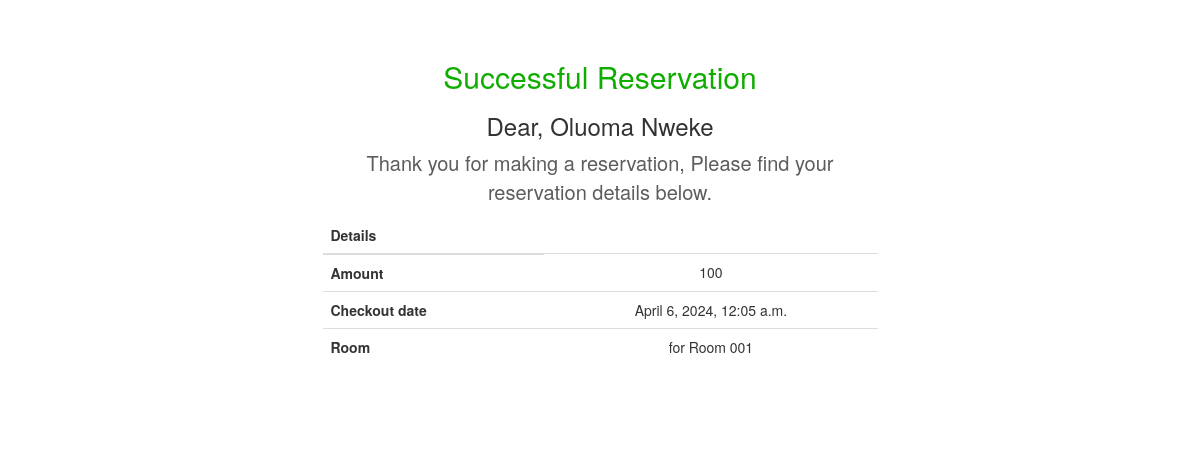
Page /success/ (signed in) on the committed database.
### Customeruser/models.py (models this page shows, shortened)
class CustomBaseuser(AbstractBaseUser, PermissionsMixin):
    email = models.EmailField(_('email address'), unique=True)
    firstname = models.CharField(max_length=150, blank=False)
    lastname = models.CharField(max_length=150, blank=False)
    birth_date = models.DateField(blank=False, null=True)
    joined_date = models.DateTimeField(auto_now_add=True, null=True)
    phone_number = models.IntegerField(blank=False, null=True)
    profile_pic = models.ImageField(upload_to='media/', blank=False, null=True)
    email_verified = models.BooleanField(default=False)
    is_staff = models.BooleanField(default=False)
    is_superuser = models.BooleanField(default=False)
    objects = UserManager()
    USERNAME_FIELD = 'email'
    REQUIRED_FIELDS = ['firstname', 'lastname']

### Payment/models.py (models this page shows, shortened)
class PaymentModel(models.Model):
    user = models.ForeignKey(
        CustomBaseuser, models.CASCADE, null=True, blank=False)
    lastName = models.CharField(max_length=150, blank=False)
    firstName = models.CharField(max_length=150, blank=False)
    reference_id = models.CharField(max_length=150, blank=False)
    amount = models.IntegerField(blank=False)
    description = models.TextField(max_length=150, blank=False)
    paymenttime = models.DateTimeField(auto_now_add=True, null=True)

### reservation/views.py (the view)
# urls.py: path('success/', success_view, name='success'),
@login_required(login_url='login')
def success_view(request):
    basic_user = request.user
    user = CustomBaseuser.objects.get(email=basic_user.email)
    reservation= ReservationModel.objects.last()
    payment = PaymentModel.objects.last()
    checkout_time = reservation.checkInDateandTime  + datetime.timedelta(days=int(reservation.numberofdays))
    print(checkout_time)
    context={'checkout_time':checkout_time,'user':user,'reservation':reservation,'payment':payment}
    return render(request, 'success.html', context)

### templates/success.html (shortened to what this page needs)
<!DOCTYPE html>
<html lang="en">
<head>
    <link href="//maxcdn.bootstrapcdn.com/bootstrap/3.3.0/css/bootstrap.min.css" rel="stylesheet" id="bootstrap-css">
</head>
<body>
    <div class="container">
        <div class="row text-center">
            <div class="col-sm-6 col-sm-offset-3">
                <br><br>
                <h2 style="color:#0fad00">Successful Reservation</h2>
                <h3>Dear, {{user.firstname}} {{user.lastname}}</h3>
                <p style="font-size:20px;color:#5C5C5C;">Thank you for making a reservation, Please find your
                    reservation details below.
                </p>
                <table class="table table-dark">
                    <thead>
                        <tr>
                            <th scope="col">Details</th>
                        </tr>
                    </thead>
                    <tbody>
                        <tr>
                            <th scope="row">Amount</th>
                            <td>{{payment.amount}}</td>
                        </tr>
                        <tr>
                            <th scope="row">Checkout date</th>
                            <td>{{checkout_time}}</td>
                        </tr>
                        <tr>
                            <th scope="row">Room</th>
                            <td>{{payment.description}}</td>
                        </tr>
                    </tbody>
                </table>
                <br><br>
            </div>
        </div>
    </div>
</body>
</html>

### rows in the picture
CustomBaseuser: firstname "Oluoma", lastname "Nweke"
PaymentModel: amount "100", description "for Room 001"

### other values in the picture
{{ checkout_time }} "April 6, 2024, 12:05 a.m."
